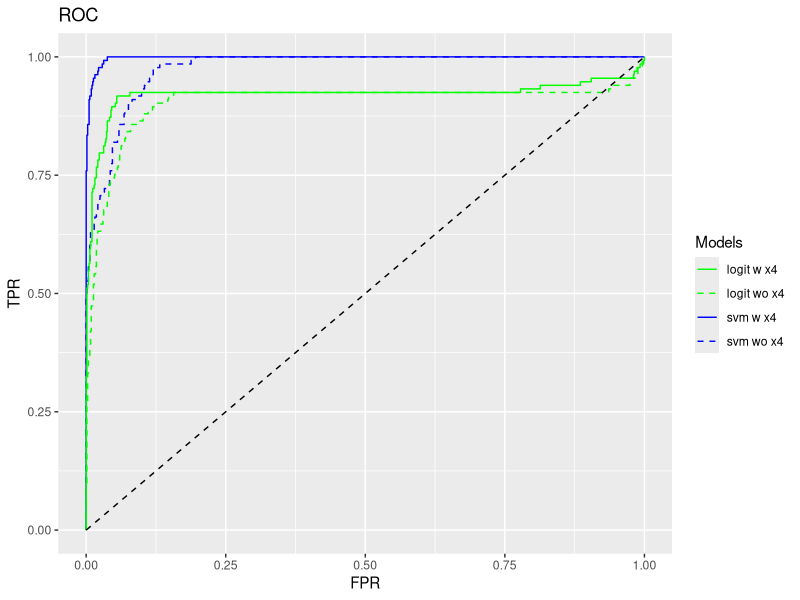

Reproduce this figure in R.
# Toy model with collinearity
#
# With this code we want to test the claim
# that SVM is extremely robust aginst the problem of multicollinearity
# as stated for example at pag.190 of "Machine Learning with R Cookbook" (Di Yu-Wei, Chiu):
# "It also does not suffer from local optima and multicollinearity"

library(MASS)
library(caret)
library(kernlab)
library(ROCR)
library(ggplot2)

# Generation of the dataset X

n_trial <- 3000
x1 <- mvrnorm(n = n_trial, mu = 0, Sigma = 1.5)
x2 <- mvrnorm(n = n_trial, mu = -1, Sigma = 1.2)
x3 <- mvrnorm(n = n_trial, mu = 5, Sigma = 1.4)
alpha <- runif(n = n_trial, min = -1.4, max = 1.4)
#alpha <- 1
x4 <- alpha + x3 # almost linear relation

X <- data.frame(x1,x2,x3,x4)

func_gen <- function(row) {
  var1 <- row[1]
  var2 <- row[2]
  var3 <- row[3]
  var4 <- row[4]
  return(var1**2-var1*var2*var3+0.2*var3^2-0.5*var4**2)
} 

target_cont <- apply(X,1,func_gen)

func_thrs <- function(value,thrsh) {
  if (value>=thrsh) return(1)
  else {
    return(0)
  }
}

X$target_cont <- target_cont

target <- lapply(target_cont, function(x) func_thrs(x,2.))
X$target <- as.factor(unlist(target))


# Build some model

set.seed(1984)
perc_train_set <- 0.7
train_row_idx <- createDataPartition(X$target,
                                     p=perc_train_set,
                                     list = FALSE)

train_set <- X[train_row_idx,]
test_set <- X[-train_row_idx,]

# SVM Kernel
#svm_ker <- "vanilladot"
svm_ker <- "rbfdot"

# with correlated variable
svm_model <- ksvm(target ~ x1+x2+x3+x4,
                  data = train_set,
                  kernel = svm_ker,
                  C = 1
                  )

# without the correlated variable
svm_model_wox4 <- ksvm(target ~ x1+x2+x3,
                       data = train_set,
                       kernel = svm_ker,
                       C = 1
)

# comparison with logistic regression
logit_model <- glm(target ~ x1+x2+x3+x4,
                   data = train_set, 
                   binomial(link=logit))

# without the correlated variable
logit_model_wox4 <- glm(target ~ x1+x2+x3,
                   data = train_set, 
                   binomial(link=logit))

test_results <- predict(svm_model, test_set, type = "decision")
test_perf <- ROCR::prediction(predictions = test_results,
                             labels = test_set$target)
test_ROC <- performance(test_perf, measure = "tpr", x.measure = "fpr")
test_AUC <- performance(test_perf, measure = "auc")@y.values[[1]]
test_ROC_df <- data.frame(unlist(test_ROC@x.values),
                          unlist(test_ROC@y.values))

colnames(test_ROC_df) <- c("fpr","tpr")

test_results_wox4 <- predict(svm_model_wox4, test_set, type = "decision")
test_perf_wox4 <- ROCR::prediction(predictions = test_results_wox4,
                              labels = test_set$target)
test_ROC_wox4 <- performance(test_perf_wox4, measure = "tpr", x.measure = "fpr")
test_AUC_wox4 <- performance(test_perf_wox4, measure = "auc")@y.values[[1]]
test_ROC_df_wox4 <- data.frame(unlist(test_ROC_wox4@x.values),
                               unlist(test_ROC_wox4@y.values))

colnames(test_ROC_df_wox4) <- c("fpr","tpr")

test_results_logit <- predict(logit_model, test_set, type = "response")
test_perf_logit <- ROCR::prediction(predictions = test_results_logit,
                              labels = test_set$target)
test_ROC_logit <- performance(test_perf_logit, measure = "tpr", x.measure = "fpr")
test_AUC_logit <- performance(test_perf_logit, measure = "auc")@y.values[[1]]
test_ROC_df_logit <- data.frame(unlist(test_ROC_logit@x.values),
                                unlist(test_ROC_logit@y.values))

colnames(test_ROC_df_logit) <- c("fpr","tpr")

test_results_logit_wox4 <- predict(logit_model_wox4, test_set, type = "response")
test_perf_logit_wox4 <- ROCR::prediction(predictions = test_results_logit_wox4,
                                    labels = test_set$target)
test_ROC_logit_wox4 <- performance(test_perf_logit_wox4, measure = "tpr", x.measure = "fpr")
test_AUC_logit_wox4 <- performance(test_perf_logit_wox4, measure = "auc")@y.values[[1]]
test_ROC_df_logit_wox4 <- data.frame(unlist(test_ROC_logit_wox4@x.values),
                                     unlist(test_ROC_logit_wox4@y.values))

colnames(test_ROC_df_logit_wox4) <- c("fpr","tpr")

xline <- seq(0,1,0.02)
yline <- seq(0,1,0.02)
xyline <- data.frame(xline,yline)

ggplot() + 
  geom_line(data=test_ROC_df, aes(x=fpr, y=tpr, color='svm w x4',
                                  linetype = 'svm w x4')) + 
  geom_line(data=test_ROC_df_wox4, aes(x=fpr, y=tpr, 
                                       color='svm wo x4',linetype = 'svm wo x4')) +
  geom_line(data=test_ROC_df_logit, aes(x=fpr, y=tpr, 
                                        color='logit w x4',
                                        linetype = 'logit w x4')) +
  geom_line(data=test_ROC_df_logit_wox4, aes(x=fpr, y=tpr, 
                                             color='logit wo x4',
                                             linetype = 'logit wo x4')) +
  geom_line(data=xyline, aes(x=xline, y=yline), color='black',linetype = "dashed") +
  xlab("FPR") + ylab("TPR") +
  scale_colour_manual("Models",
                      values=c("svm w x4"="blue", 
                               "svm wo x4"="blue", 
                               "logit w x4"="green",
                               "logit wo x4"="green")) +
  scale_linetype_manual("Models",values = c("svm w x4"=1, 
                                   "svm wo x4"=8,
                                   "logit w x4"=1, 
                                   "logit wo x4"=8)) +
  ggtitle("ROC")

# AUC
print(paste("AUC (svm w x4) -->",format(test_AUC*100,digits = 4),"%"))
print(paste("AUC (svm wo x4) -->",format(test_AUC_wox4*100,digits = 4),"%"))
print(paste("AUC (logit w x4) -->",format(test_AUC_logit*100,digits = 4),"%"))
print(paste("AUC (logit wo x4) -->",format(test_AUC_logit_wox4*100,digits = 4),"%"))

# Correlations
cor(X[,c(1,2,3,4)])

# Display the correlations
# library(corrgram)
# corrgram(X[,c(1,2,3,4)])

# Distributions of each single var
# ggplot() + 
#   geom_density(fill = "blue", alpha = 0.5, aes(x=x1), data=X) +
#   geom_density(fill = "blue", alpha = 0.5, aes(x=x2), data=X) +
#   geom_density(fill = "blue", alpha = 0.5, aes(x=x3), data=X) +
#   geom_density(fill = "red", alpha = 0.5, aes(x=x4), data=X)
